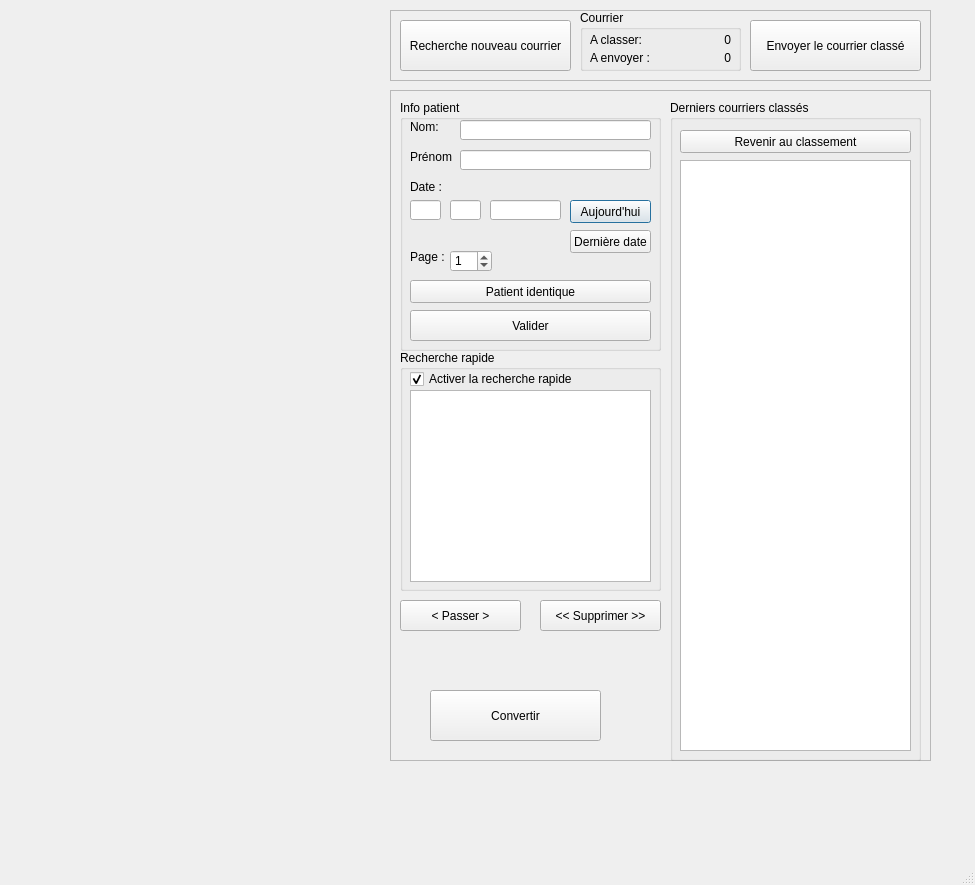
<?xml version="1.0" encoding="UTF-8"?>
<ui version="4.0">
 <class>CourrierManagerClass</class>
 <widget class="QDialog" name="CourrierManagerClass">
  <property name="geometry">
   <rect>
    <x>0</x>
    <y>0</y>
    <width>975</width>
    <height>885</height>
   </rect>
  </property>
  <property name="maximumSize">
   <size>
    <width>16777215</width>
    <height>16777215</height>
   </size>
  </property>
  <property name="windowTitle">
   <string>CourrierManager</string>
  </property>
  <property name="locale">
   <locale language="French" country="Belgium"/>
  </property>
  <property name="sizeGripEnabled">
   <bool>true</bool>
  </property>
  <widget class="QFrame" name="toolBar">
   <property name="geometry">
    <rect>
     <x>390</x>
     <y>90</y>
     <width>541</width>
     <height>671</height>
    </rect>
   </property>
   <property name="frameShape">
    <enum>QFrame::StyledPanel</enum>
   </property>
   <property name="frameShadow">
    <enum>QFrame::Sunken</enum>
   </property>
   <widget class="QGroupBox" name="grpPatient">
    <property name="geometry">
     <rect>
      <x>10</x>
      <y>10</y>
      <width>261</width>
      <height>251</height>
     </rect>
    </property>
    <property name="title">
     <string>Info patient</string>
    </property>
    <widget class="QLabel" name="lblNom">
     <property name="geometry">
      <rect>
       <x>10</x>
       <y>20</y>
       <width>46</width>
       <height>14</height>
      </rect>
     </property>
     <property name="text">
      <string>Nom:</string>
     </property>
    </widget>
    <widget class="QLabel" name="lblPrenom">
     <property name="geometry">
      <rect>
       <x>10</x>
       <y>50</y>
       <width>46</width>
       <height>14</height>
      </rect>
     </property>
     <property name="text">
      <string>Prénom :</string>
     </property>
    </widget>
    <widget class="QLineEdit" name="txtName">
     <property name="geometry">
      <rect>
       <x>60</x>
       <y>20</y>
       <width>191</width>
       <height>20</height>
      </rect>
     </property>
    </widget>
    <widget class="QLineEdit" name="txtSurname">
     <property name="geometry">
      <rect>
       <x>60</x>
       <y>50</y>
       <width>191</width>
       <height>20</height>
      </rect>
     </property>
    </widget>
    <widget class="QLabel" name="lblDate">
     <property name="geometry">
      <rect>
       <x>10</x>
       <y>80</y>
       <width>46</width>
       <height>14</height>
      </rect>
     </property>
     <property name="text">
      <string>Date :</string>
     </property>
    </widget>
    <widget class="QPushButton" name="btnToday">
     <property name="geometry">
      <rect>
       <x>170</x>
       <y>100</y>
       <width>81</width>
       <height>23</height>
      </rect>
     </property>
     <property name="text">
      <string>Aujourd'hui</string>
     </property>
    </widget>
    <widget class="QLineEdit" name="txtDay">
     <property name="geometry">
      <rect>
       <x>10</x>
       <y>100</y>
       <width>31</width>
       <height>20</height>
      </rect>
     </property>
    </widget>
    <widget class="QLineEdit" name="txtMonth">
     <property name="geometry">
      <rect>
       <x>50</x>
       <y>100</y>
       <width>31</width>
       <height>20</height>
      </rect>
     </property>
    </widget>
    <widget class="QLineEdit" name="txtYear">
     <property name="geometry">
      <rect>
       <x>90</x>
       <y>100</y>
       <width>71</width>
       <height>20</height>
      </rect>
     </property>
    </widget>
    <widget class="QPushButton" name="btnLastDate">
     <property name="geometry">
      <rect>
       <x>170</x>
       <y>130</y>
       <width>81</width>
       <height>23</height>
      </rect>
     </property>
     <property name="text">
      <string>Dernière date</string>
     </property>
    </widget>
    <widget class="QLabel" name="lblPage">
     <property name="geometry">
      <rect>
       <x>10</x>
       <y>150</y>
       <width>46</width>
       <height>14</height>
      </rect>
     </property>
     <property name="text">
      <string>Page :</string>
     </property>
    </widget>
    <widget class="QSpinBox" name="spPage">
     <property name="geometry">
      <rect>
       <x>50</x>
       <y>150</y>
       <width>42</width>
       <height>22</height>
      </rect>
     </property>
     <property name="value">
      <number>1</number>
     </property>
    </widget>
    <widget class="QPushButton" name="btnValidate">
     <property name="geometry">
      <rect>
       <x>10</x>
       <y>210</y>
       <width>241</width>
       <height>31</height>
      </rect>
     </property>
     <property name="text">
      <string>Valider</string>
     </property>
    </widget>
    <widget class="QPushButton" name="btnSamePatient">
     <property name="geometry">
      <rect>
       <x>10</x>
       <y>180</y>
       <width>241</width>
       <height>23</height>
      </rect>
     </property>
     <property name="text">
      <string>Patient identique</string>
     </property>
    </widget>
   </widget>
   <widget class="QGroupBox" name="grpFastSearch">
    <property name="geometry">
     <rect>
      <x>10</x>
      <y>260</y>
      <width>261</width>
      <height>241</height>
     </rect>
    </property>
    <property name="title">
     <string>Recherche rapide</string>
    </property>
    <widget class="QCheckBox" name="cbFastSearch">
     <property name="geometry">
      <rect>
       <x>10</x>
       <y>20</y>
       <width>241</width>
       <height>18</height>
      </rect>
     </property>
     <property name="text">
      <string>Activer la recherche rapide</string>
     </property>
     <property name="checked">
      <bool>true</bool>
     </property>
    </widget>
    <widget class="QListView" name="tablePatient">
     <property name="geometry">
      <rect>
       <x>10</x>
       <y>40</y>
       <width>241</width>
       <height>192</height>
      </rect>
     </property>
     <property name="horizontalScrollBarPolicy">
      <enum>Qt::ScrollBarAlwaysOff</enum>
     </property>
     <property name="editTriggers">
      <set>QAbstractItemView::NoEditTriggers</set>
     </property>
    </widget>
   </widget>
   <widget class="QPushButton" name="btnNext">
    <property name="geometry">
     <rect>
      <x>10</x>
      <y>510</y>
      <width>121</width>
      <height>31</height>
     </rect>
    </property>
    <property name="text">
     <string>&lt; Passer &gt;</string>
    </property>
   </widget>
   <widget class="QPushButton" name="btnDelete">
    <property name="geometry">
     <rect>
      <x>150</x>
      <y>510</y>
      <width>121</width>
      <height>31</height>
     </rect>
    </property>
    <property name="font">
     <font>
      <underline>false</underline>
      <strikeout>false</strikeout>
     </font>
    </property>
    <property name="text">
     <string>&lt;&lt; Supprimer &gt;&gt;</string>
    </property>
   </widget>
   <widget class="QGroupBox" name="grpLastMade">
    <property name="geometry">
     <rect>
      <x>280</x>
      <y>10</y>
      <width>251</width>
      <height>661</height>
     </rect>
    </property>
    <property name="title">
     <string>Derniers courriers classés</string>
    </property>
    <widget class="QListView" name="tableLast">
     <property name="geometry">
      <rect>
       <x>10</x>
       <y>60</y>
       <width>231</width>
       <height>591</height>
      </rect>
     </property>
     <property name="horizontalScrollBarPolicy">
      <enum>Qt::ScrollBarAlwaysOff</enum>
     </property>
     <property name="editTriggers">
      <set>QAbstractItemView::NoEditTriggers</set>
     </property>
    </widget>
    <widget class="QPushButton" name="btnBack">
     <property name="geometry">
      <rect>
       <x>10</x>
       <y>30</y>
       <width>231</width>
       <height>23</height>
      </rect>
     </property>
     <property name="text">
      <string>Revenir au classement</string>
     </property>
    </widget>
   </widget>
   <widget class="QPushButton" name="btnConvert">
    <property name="geometry">
     <rect>
      <x>40</x>
      <y>600</y>
      <width>171</width>
      <height>51</height>
     </rect>
    </property>
    <property name="text">
     <string>Convertir</string>
    </property>
   </widget>
  </widget>
  <widget class="QFrame" name="topButtons">
   <property name="geometry">
    <rect>
     <x>390</x>
     <y>10</y>
     <width>541</width>
     <height>71</height>
    </rect>
   </property>
   <property name="frameShape">
    <enum>QFrame::StyledPanel</enum>
   </property>
   <property name="frameShadow">
    <enum>QFrame::Raised</enum>
   </property>
   <widget class="QPushButton" name="btnSearch">
    <property name="geometry">
     <rect>
      <x>10</x>
      <y>10</y>
      <width>171</width>
      <height>51</height>
     </rect>
    </property>
    <property name="text">
     <string>Recherche nouveau courrier</string>
    </property>
   </widget>
   <widget class="QGroupBox" name="grpEtat">
    <property name="geometry">
     <rect>
      <x>190</x>
      <y>0</y>
      <width>161</width>
      <height>61</height>
     </rect>
    </property>
    <property name="title">
     <string>Courrier</string>
    </property>
    <widget class="QLabel" name="label">
     <property name="geometry">
      <rect>
       <x>10</x>
       <y>20</y>
       <width>61</width>
       <height>20</height>
      </rect>
     </property>
     <property name="text">
      <string>A classer:</string>
     </property>
    </widget>
    <widget class="QLabel" name="label_2">
     <property name="geometry">
      <rect>
       <x>10</x>
       <y>40</y>
       <width>61</width>
       <height>16</height>
      </rect>
     </property>
     <property name="text">
      <string>A envoyer :</string>
     </property>
    </widget>
    <widget class="QLabel" name="lblRemaining">
     <property name="geometry">
      <rect>
       <x>100</x>
       <y>20</y>
       <width>51</width>
       <height>20</height>
      </rect>
     </property>
     <property name="text">
      <string>0</string>
     </property>
     <property name="alignment">
      <set>Qt::AlignRight|Qt::AlignTrailing|Qt::AlignVCenter</set>
     </property>
    </widget>
    <widget class="QLabel" name="lblSent">
     <property name="geometry">
      <rect>
       <x>90</x>
       <y>40</y>
       <width>61</width>
       <height>16</height>
      </rect>
     </property>
     <property name="text">
      <string>0</string>
     </property>
     <property name="alignment">
      <set>Qt::AlignRight|Qt::AlignTrailing|Qt::AlignVCenter</set>
     </property>
    </widget>
   </widget>
   <widget class="QPushButton" name="btnSend">
    <property name="geometry">
     <rect>
      <x>360</x>
      <y>10</y>
      <width>171</width>
      <height>51</height>
     </rect>
    </property>
    <property name="text">
     <string>Envoyer le courrier classé</string>
    </property>
   </widget>
  </widget>
 </widget>
 <layoutdefault spacing="6" margin="11"/>
 <resources/>
 <connections/>
</ui>
